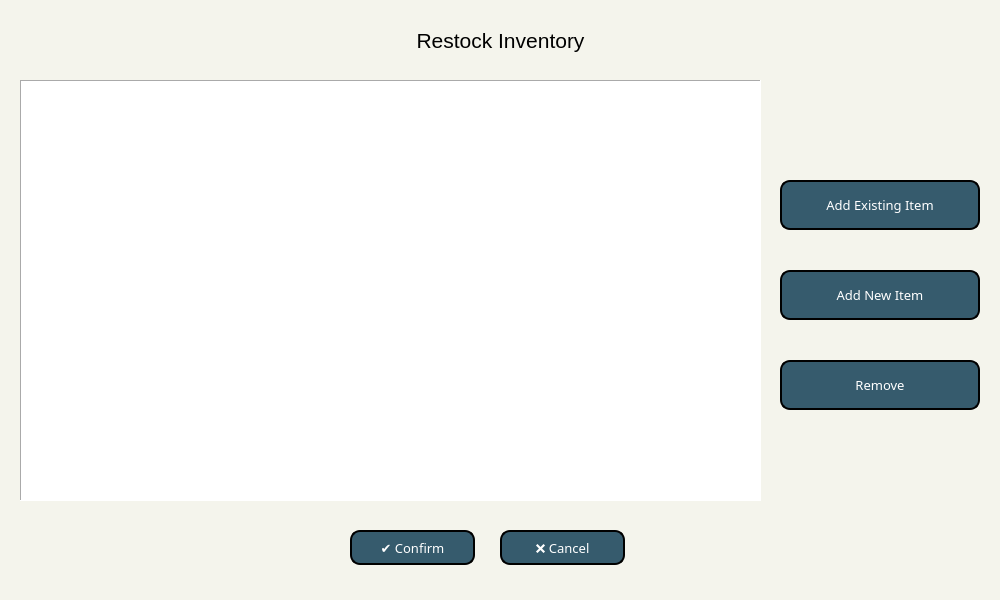
<?xml version="1.0" encoding="UTF-8"?>
<ui version="4.0">
 <class>Restock</class>
 <widget class="QDialog" name="Restock">
  <property name="geometry">
   <rect>
    <x>0</x>
    <y>0</y>
    <width>1000</width>
    <height>600</height>
   </rect>
  </property>
  <property name="windowTitle">
   <string>Restock Inventory</string>
  </property>
  <property name="windowIcon">
   <iconset>
    <normaloff>img/econologo_bkgd 200.png</normaloff>img/econologo_bkgd 200.png</iconset>
  </property>
  <property name="styleSheet">
   <string notr="true">background-color: #f4f4ec;</string>
  </property>
  <widget class="QPushButton" name="btnConfirm">
   <property name="geometry">
    <rect>
     <x>350</x>
     <y>530</y>
     <width>125</width>
     <height>35</height>
    </rect>
   </property>
   <property name="font">
    <font>
     <family>Century Gothic</family>
     <pointsize>10</pointsize>
    </font>
   </property>
   <property name="styleSheet">
    <string notr="true">QPushButton{
	background: #365b6d;
	color: white;
	border-style: outset;
	border-width: 2px;
	border-radius:10px;
	border-color: black;
}
QPushButton:hover {
    background-color: #53786d;
	border: 2px solid black;
}
QPushButton:pressed {
    border-style: inset;
    background-color: #365b6d;
}</string>
   </property>
   <property name="text">
    <string>✔️ Confirm</string>
   </property>
  </widget>
  <widget class="QPushButton" name="btnCancel">
   <property name="geometry">
    <rect>
     <x>500</x>
     <y>530</y>
     <width>125</width>
     <height>35</height>
    </rect>
   </property>
   <property name="font">
    <font>
     <family>Century Gothic</family>
     <pointsize>10</pointsize>
    </font>
   </property>
   <property name="styleSheet">
    <string notr="true">QPushButton{
	background: #365b6d;
	color: white;
	border-style: outset;
	border-width: 2px;
	border-radius:10px;
	border-color: black;
}
QPushButton:hover {
    background-color: #53786d;
	border: 2px solid black;
}
QPushButton:pressed {
    border-style: inset;
    background-color: #365b6d;
}</string>
   </property>
   <property name="text">
    <string>❌ Cancel</string>
   </property>
  </widget>
  <widget class="QLabel" name="label_9">
   <property name="geometry">
    <rect>
     <x>20</x>
     <y>10</y>
     <width>961</width>
     <height>61</height>
    </rect>
   </property>
   <property name="font">
    <font>
     <pointsize>16</pointsize>
    </font>
   </property>
   <property name="text">
    <string>Restock Inventory</string>
   </property>
   <property name="alignment">
    <set>Qt::AlignCenter</set>
   </property>
  </widget>
  <widget class="QPushButton" name="btnRemove">
   <property name="geometry">
    <rect>
     <x>780</x>
     <y>360</y>
     <width>200</width>
     <height>50</height>
    </rect>
   </property>
   <property name="font">
    <font>
     <family>Century Gothic</family>
     <pointsize>10</pointsize>
    </font>
   </property>
   <property name="styleSheet">
    <string notr="true">QPushButton{
	background: #365b6d;
	color: white;
	border-style: outset;
	border-width: 2px;
	border-radius:10px;
	border-color: black;
}
QPushButton:hover {
    background-color: #53786d;
	border: 2px solid black;
}
QPushButton:pressed {
    border-style: inset;
    background-color: #365b6d;
}</string>
   </property>
   <property name="text">
    <string>Remove</string>
   </property>
  </widget>
  <widget class="QPushButton" name="btnAddNew">
   <property name="geometry">
    <rect>
     <x>780</x>
     <y>270</y>
     <width>200</width>
     <height>50</height>
    </rect>
   </property>
   <property name="font">
    <font>
     <family>Century Gothic</family>
     <pointsize>10</pointsize>
    </font>
   </property>
   <property name="styleSheet">
    <string notr="true">QPushButton{
	background: #365b6d;
	color: white;
	border-style: outset;
	border-width: 2px;
	border-radius:10px;
	border-color: black;
}
QPushButton:hover {
    background-color: #53786d;
	border: 2px solid black;
}
QPushButton:pressed {
    border-style: inset;
    background-color: #365b6d;
}</string>
   </property>
   <property name="text">
    <string>Add New Item</string>
   </property>
  </widget>
  <widget class="QTableWidget" name="tabRestockTable">
   <property name="geometry">
    <rect>
     <x>20</x>
     <y>80</y>
     <width>741</width>
     <height>421</height>
    </rect>
   </property>
   <property name="sizePolicy">
    <sizepolicy hsizetype="Fixed" vsizetype="Fixed">
     <horstretch>0</horstretch>
     <verstretch>0</verstretch>
    </sizepolicy>
   </property>
   <property name="maximumSize">
    <size>
     <width>16777215</width>
     <height>16777215</height>
    </size>
   </property>
   <property name="font">
    <font>
     <family>Century Gothic</family>
     <pointsize>12</pointsize>
    </font>
   </property>
   <property name="styleSheet">
    <string notr="true">background: #ffffff</string>
   </property>
   <property name="frameShape">
    <enum>QFrame::Panel</enum>
   </property>
  </widget>
  <widget class="QPushButton" name="btnAdd">
   <property name="geometry">
    <rect>
     <x>780</x>
     <y>180</y>
     <width>200</width>
     <height>50</height>
    </rect>
   </property>
   <property name="font">
    <font>
     <family>Century Gothic</family>
     <pointsize>10</pointsize>
    </font>
   </property>
   <property name="styleSheet">
    <string notr="true">QPushButton{
	background: #365b6d;
	color: white;
	border-style: outset;
	border-width: 2px;
	border-radius:10px;
	border-color: black;
}
QPushButton:hover {
    background-color: #53786d;
	border: 2px solid black;
}
QPushButton:pressed {
    border-style: inset;
    background-color: #365b6d;
}</string>
   </property>
   <property name="text">
    <string>Add Existing Item</string>
   </property>
  </widget>
 </widget>
 <resources/>
 <connections/>
</ui>
